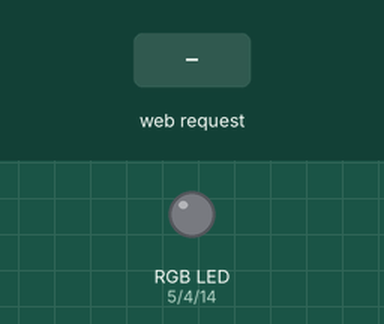
Bench run of a sketch on a simulated ESP8266 (NodeMCU). On the bench: an RGB LED mixed from three pins (HIGH = lit). Inputs (shaded band) come from the test bench. What the sketch prints to the serial monitor is not drawn.

Above: at 1.2 s.
1.3 s: HTTP request GET /form1?led=red received
At 1.6 s:
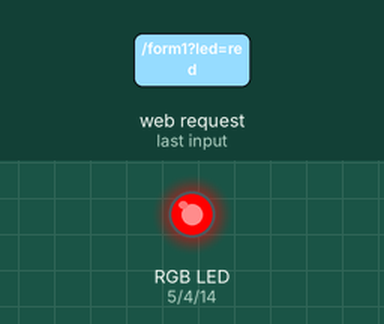
2.8 s: HTTP request GET /form1?led=green received
At 3.9 s:
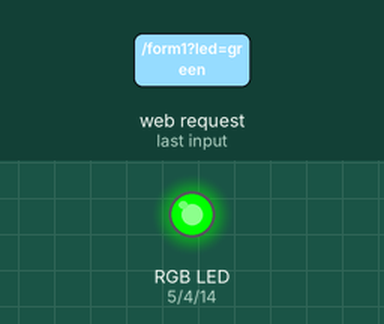
4.3 s: HTTP request GET /form1?led=blue received
At 5.1 s:
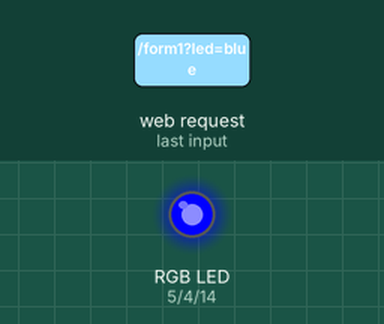
Timing chart, 0 to 7.3 s (numbered marks = the images above; inputs shaded):
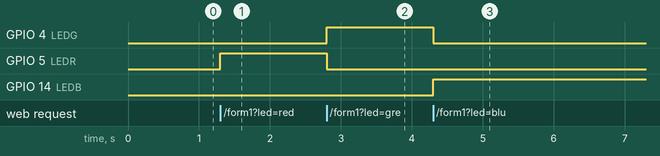

Measured:
- after the input at 1.3 s, GPIO 5 (LEDR): LOW → HIGH at once
- after the input at 2.8 s, GPIO 4 (LEDG): LOW → HIGH at once; GPIO 5 (LEDR): HIGH → LOW at once
- after the input at 4.3 s, GPIO 4 (LEDG): HIGH → LOW at once; GPIO 14 (LEDB): LOW → HIGH at once

The sketch:

_11041901517.ino
```cpp
// (licence header left out)
/* Create a WiFi access point and provide a web server on it. */

#include <ESP8266WiFi.h>
#include <WiFiClient.h>
#include <ESP8266WebServer.h>

/* Set these to your desired credentials. */
const char *ssid = "yipei1517";
const char *password = "";

ESP8266WebServer server(80);
char led_status[50];
String webSite;

#define LEDR 5
#define LEDG 4
#define LEDB 14

void turnoff(){
  digitalWrite(LEDR, LOW);
  digitalWrite(LEDG, LOW);
  digitalWrite(LEDB, LOW);
}
void buildWeb(){

  webSite += "<!DOCTYPE html>";
  webSite += "<head><meta charset = \"utf-8\">";
  webSite += "<title> NodeMCU 網頁測試 </title>";
  webSite += "<style>";
  webSite += "body{background-color:#D1BBFF; font-family: Arial, Helvetica, Sans-Serif; Color: #000088;}";
  webSite += "div{width:500px; text-align: center; margin: 50 auto;}";
  webSite += "</style>";
  webSite += "</head>";
  webSite += "<body>";
  webSite += "<div>";
  webSite += "<h1>RGB LED Control form</h1>";
  webSite += "<p id=\"ledStatus\">You can select a RGB LED color ...</p>";
  webSite += "<form action=\"form1\">";
  webSite += "<input type=\"radio\" id=\"red\" name=\"led\" value=\"red\"><label for=\"red\">Color Red</label>";
  webSite += "<input type=\"radio\" id=\"green\" name=\"led\" value=\"green\"><label for=\"green\">Color Green</label>";
  webSite += "<input type=\"radio\" id=\"blue\" name=\"led\" value=\"blue\"><label for=\"blue\">Color blue</label><br><br>";
  webSite += "<input type=\"submit\" value=\"submit\"></form>";
  webSite += "</div>";
  webSite += "</body></html>";
}
void handleRoot(){
  server.send(200,"text/html",webSite);
}

void handleLEDStatus(){
  if(server.arg("led") == "red"){
     snprintf(led_status,50,"Now, RGB LED color is red...");
    digitalWrite(LEDR,HIGH);
    digitalWrite(LEDG,LOW);
    digitalWrite(LEDB,LOW);
  }
  else if(server.arg("led") == "green"){
     snprintf(led_status,50,"Now, RGB LED color is green...");
    digitalWrite(LEDR,LOW);
    digitalWrite(LEDG,HIGH);
    digitalWrite(LEDB,LOW);
  }
  else if(server.arg("led") == "blue"){
     snprintf(led_status,50,"Now, RGB LED color is blue...");
    digitalWrite(LEDR,LOW);
    digitalWrite(LEDG,LOW);
    digitalWrite(LEDB,HIGH);
  }
server.send (200,"text/html",led_status );
}

void handleNotFound(){
  server.send(404,"text/html","404 Error!");
}

void setup() {
  // put your setup code here, to run once:
  pinMode(LEDR, OUTPUT);
  pinMode(LEDG, OUTPUT);
  pinMode(LEDB, OUTPUT);
  turnoff();
  buildWeb();
  WiFi.softAP(ssid,password);
  IPAddress myIP = WiFi.softAPIP();
  Serial.println(myIP);
  server.on("/",handleRoot);
  server.on("/form1",handleLEDStatus);
  server.onNotFound(handleNotFound);
  server.begin();
}
void loop() {
  // put your main code here, to run repeatedly:
  server.handleClient();
}


/* Just a little test message.  Go to http://192.168.4.1 in a web browser
 * connected to this access point to see it.
 */
/*
void handleRoot() {
	server.send(200, "text/html", "hello from esp8266!");
}
void handleNotFound() {
  server.send(404, "text/html", "404 Error!");
}


void setup() {
	delay(1000);
	Serial.begin(115200);
  WiFi.softAP(ssid, password);
  IPAddress myIP = WiFi.softAPIP();
  Serial.println(myIP);

	Serial.println("");
	Serial.print("Connected to ");
 Serial.println(ssid);
  Serial.print("IP address: ");
	/* You can remove the password parameter if you want the AP to be open. */

/*	server.on("/", handleRoot);
 server.on("/inline", [](){
  server.send(200, "text/html", "This works as well");
  });
 server.onNotFound(handleNotFound);
	server.begin();
	Serial.println("HTTP server started");
}

void loop(void) {
	server.handleClient();
}*/
```
